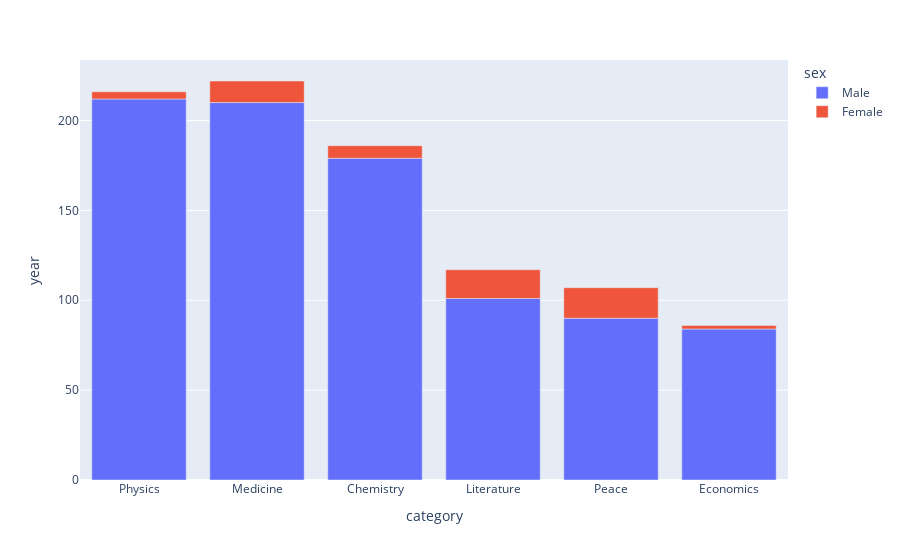

The notebook cell this image was saved under:
### Code cell
fig = px.bar(df_gender_vs_category,
             x = 'category',
             y = 'year',
             color = 'sex')

fig.show()

### Figure 1 — Plotly figure (JSON) as saved in the notebook; plotly's stock layout.template omitted (floating-point values rounded to 4 significant figures)
{"data": [{"alignmentgroup": "True", "hovertemplate": "sex=Male<br>category=%{x}<br>year=%{y}<extra></extra>", "legendgroup": "Male", "marker": {"color": "#636efa", "pattern": {"shape": ""}}, "name": "Male", "offsetgroup": "Male", "orientation": "v", "showlegend": true, "textposition": "auto", "type": "bar", "x": ["Physics", "Medicine", "Chemistry", "Literature", "Peace", "Economics"], "xaxis": "x", "y": [212, 210, 179, 101, 90, 84], "yaxis": "y"}, {"alignmentgroup": "True", "hovertemplate": "sex=Female<br>category=%{x}<br>year=%{y}<extra></extra>", "legendgroup": "Female", "marker": {"color": "#EF553B", "pattern": {"shape": ""}}, "name": "Female", "offsetgroup": "Female", "orientation": "v", "showlegend": true, "textposition": "auto", "type": "bar", "x": ["Peace", "Literature", "Medicine", "Chemistry", "Physics", "Economics"], "xaxis": "x", "y": [17, 16, 12, 7, 4, 2], "yaxis": "y"}], "layout": {"barmode": "relative", "legend": {"title": {"text": "sex"}, "tracegroupgap": 0}, "margin": {"t": 60}, "xaxis": {"anchor": "y", "domain": [0, 1], "title": {"text": "category"}}, "yaxis": {"anchor": "x", "domain": [0, 1], "title": {"text": "year"}}}}
